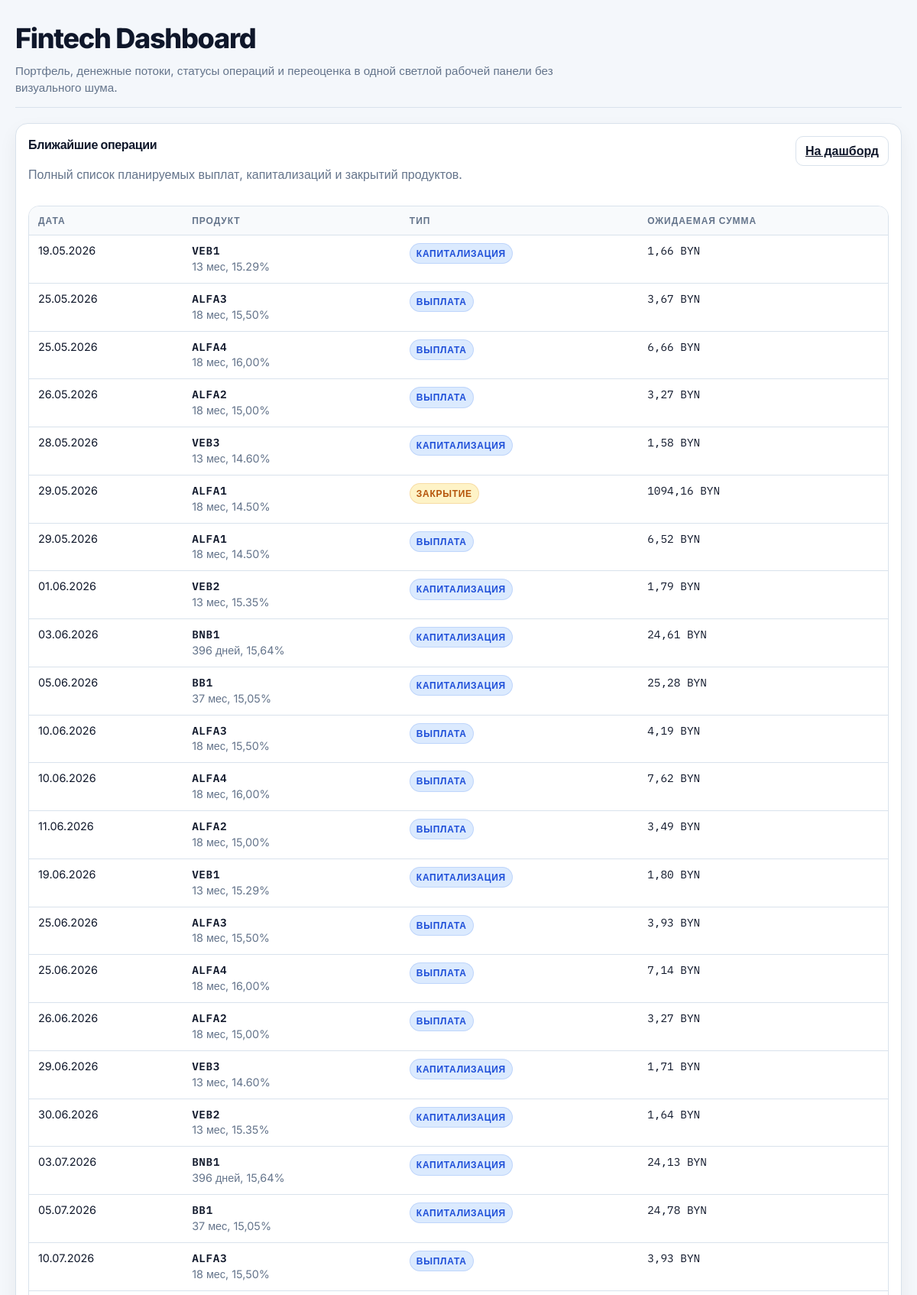
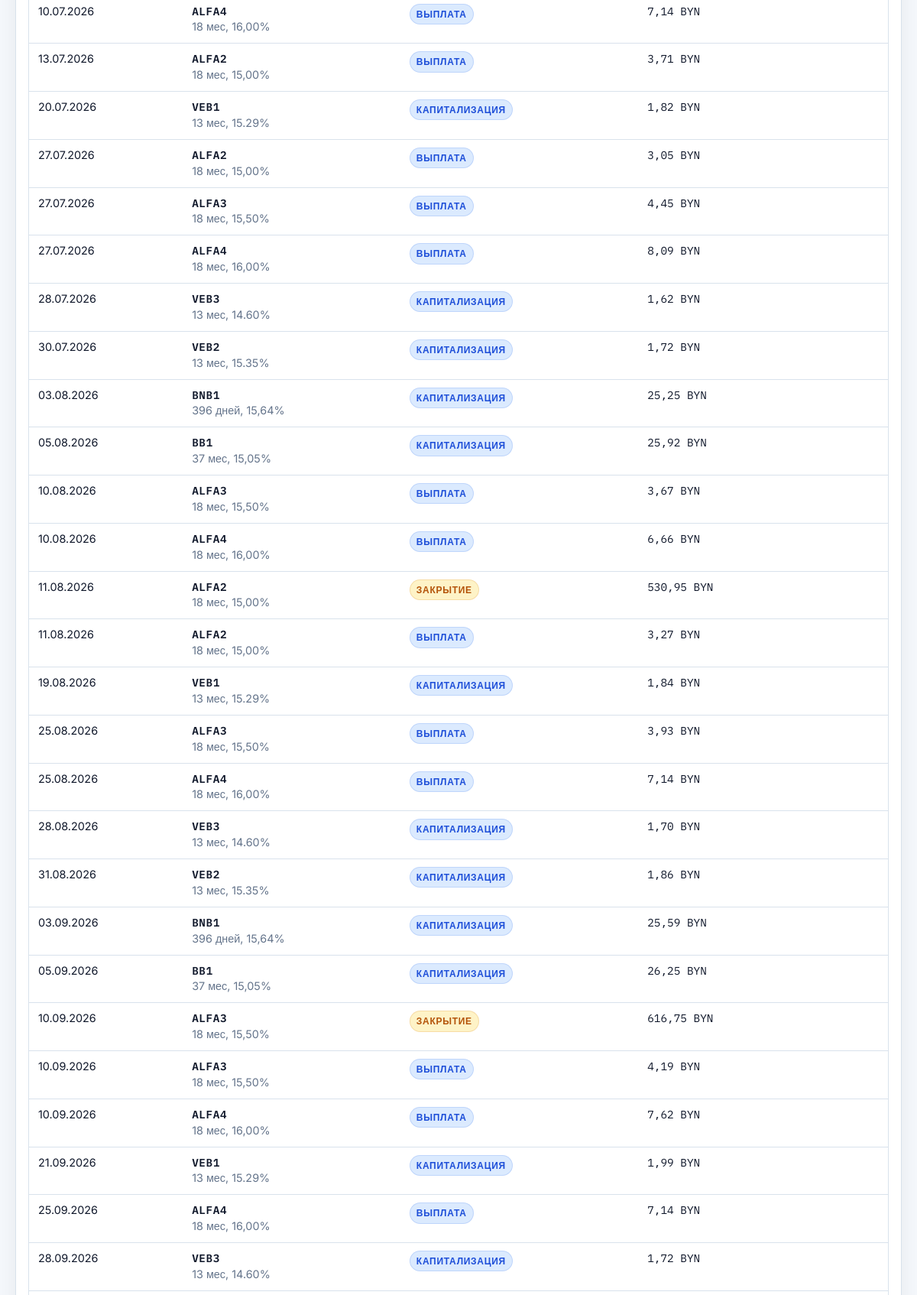
Page /upcoming-operations/ (upper part) on the committed database (2 pictures, top to bottom).
### portfolio/models.py (models this page shows, shortened)
class TimestampedModel(models.Model):
    created_at = models.DateTimeField(auto_now_add=True, verbose_name='Создано')
    updated_at = models.DateTimeField(auto_now=True, verbose_name='Обновлено')
    class Meta:
        abstract = True

class Asset(TimestampedModel):
    class AssetClass(models.TextChoices):
        EXCHANGE = 'exchange', 'Биржа'
        TOKEN = 'token', 'Токены / Finstore'
        DEPOSIT = 'deposit', 'Депозит'
        CASH = 'cash', 'Наличные'
        CRYPTO = 'crypto', 'Крипта'
        CFD = 'cfd', 'CFD'
        OTHER = 'other', 'Другое'
    class DepositRevocability(models.TextChoices):
        REVOCABLE = 'revocable', 'Отзывный'
        IRREVOCABLE = 'irrevocable', 'Безотзывный'
    class DepositTermType(models.TextChoices):
        TERM = 'term', 'Срочный'
        OPEN_ENDED = 'open_ended', 'Бессрочный'
    class InterestPayoutMethod(models.TextChoices):
        TO_ACCOUNT = 'to_account', 'На счет'
        CAPITALIZATION = 'capitalization', 'Капитализация'
    class InterestPayoutFrequency(models.TextChoices):
        MONTHLY = 'monthly', '1 раз в месяц'
        SEMI_MONTHLY = 'semi_monthly', '2 раза в месяц'
    symbol = models.CharField(max_length=32, unique=True, verbose_name='Тикер / код')
    name = models.CharField(max_length=120, verbose_name='Название')
    asset_class = models.CharField(max_length=24, choices=AssetClass.choices, verbose_name='Тип актива')
    account = models.ForeignKey(
        Account,
        null=True,
        on_delete=models.PROTECT,
        related_name='assets',
        verbose_name='Счет',
    )
    deposit_revocability = models.CharField(max_length=24, choices=DepositRevocability.choices, blank=True, verbose_name='Тип депозита')
    deposit_term_type = models.CharField(max_length=24, choices=DepositTermType.choices, blank=True, verbose_name='По сроку')
    deposit_term_end = models.DateField(null=True, blank=True, verbose_name='Срок действия')
    deposit_open_date = models.DateField(null=True, blank=True, verbose_name='Дата открытия')
    deposit_annual_rate = models.DecimalField(max_digits=7, decimal_places=4, null=True, blank=True, verbose_name='Годовая процентная ставка')
    deposit_interest_payout_method = models.CharField(max_length=24, choices=InterestPayoutMethod.choices, blank=True, verbose_name='Способ выплаты процентов')
    deposit_initial_amount = models.DecimalField(max_digits=18, decimal_places=2, null=True, blank=True, verbose_name='Начальный взнос')
    deposit_interest_payout_frequency = models.CharField(max_length=24, choices=InterestPayoutFrequency.choices, blank=True, verbose_name='Периодичность выплаты процентов')
    deposit_weekend_rollover = models.BooleanField(default=False, verbose_name='Перенос выплаты с выходного дня')
    closed_at = models.DateField(null=True, blank=True, verbose_name='Дата закрытия')
    price_currency = models.CharField(max_length=3, choices=CURRENCY_CHOICES, blank=True, verbose_name='Валюта цены')
    current_price = models.DecimalField(max_digits=18, decimal_places=6, null=True, blank=True, verbose_name='Текущая цена')
    class Meta:
        ordering = ['symbol']
        verbose_name = 'актив'
        verbose_name_plural = 'активы'

### portfolio/views.py (the view)
# urls.py: path('upcoming-operations/', views.upcoming_operations_page_view, name='upcoming-operations-page'),
@require_GET
def upcoming_operations_page_view(request: HttpRequest) -> HttpResponse:
    auto_sync_nbrb_rates_if_stale()
    context = {
        'page_title': 'Ближайшие операции',
        'page_description': 'Полный список планируемых выплат, капитализаций и закрытий продуктов.',
        'back_url': reverse('portfolio:dashboard'),
        'back_label': 'На дашборд',
        'upcoming_operations': build_upcoming_operations(limit=None),
    }
    return render(request, 'portfolio/upcoming_operations_page.html', context)

### portfolio/services/rates.py (called while the page is built)
def _get_latest_rate_record(base_currency=None):
    target = (base_currency or settings.BASE_CURRENCY).upper()
    return FXRate.objects.filter(to_currency=target).order_by('-effective_date', '-updated_at').first()

def should_auto_sync_nbrb_rates(base_currency=None):
    latest = _get_latest_rate_record(base_currency)
    if not latest:
        return True
    return timezone.localtime(latest.updated_at).date() < timezone.localdate()

def auto_sync_nbrb_rates_if_stale(base_currency=None, target_date=None):
    if not should_auto_sync_nbrb_rates(base_currency):
        return None
    try:
        return sync_nbrb_rates(base_currency=base_currency, target_date=target_date)
    except Exception:
        return None

### portfolio/services/transactions.py (called while the page is built)
def _quantize_money(value):
    return Decimal(value).quantize(Decimal('0.01'), rounding=ROUND_HALF_UP)

def _add_months(value, months):
    month_index = value.month - 1 + months
    year = value.year + month_index // 12
    month = month_index % 12 + 1
    day = min(value.day, monthrange(year, month)[1])
    return value.replace(year=year, month=month, day=day)

def _semi_monthly_anchor_days(open_day):
    primary_day = min(max(open_day, 1), 31)
    if primary_day > 15:
        secondary_day = primary_day - 15
    else:
        secondary_day = primary_day + 15
    return tuple(sorted({primary_day, secondary_day}))

def _orthodox_easter_date(year):
    a = year % 4
    b = year % 7
    c = year % 19
    d = (19 * c + 15) % 30
    e = (2 * a + 4 * b - d + 34) % 7
    month = (d + e + 114) // 31
    day = ((d + e + 114) % 31) + 1
    julian_easter = date(year, month, day)
    gregorian_offset = year // 100 - year // 400 - 2
    return julian_easter + timedelta(days=gregorian_offset)

def _belarus_public_holidays(year):
    holidays = {date(year, month, day) for month, day in BELARUS_FIXED_PUBLIC_HOLIDAYS}
    holidays.add(_orthodox_easter_date(year) + timedelta(days=9))
    return holidays

def _is_belarus_non_working_day(candidate):
    return candidate.weekday() >= 5 or candidate in _belarus_public_holidays(candidate.year)

def _roll_deposit_event_date(asset, candidate, effective_end):
    if not asset.deposit_weekend_rollover:
        return candidate
    rolled_candidate = candidate
    while _is_belarus_non_working_day(rolled_candidate) and rolled_candidate <= effective_end:
        rolled_candidate += timedelta(days=1)
    return rolled_candidate

### portfolio/templates/portfolio/upcoming_operations_page.html (shortened to what this page needs)
{% extends "portfolio/base.html" %}
{% block content %}
<div class="stack">
    <section class="card card--span-12">
        <div class="card-head">
            <div>
                <h2>{{ page_title }}</h2>
                <p class="muted">{{ page_description }}</p>
            </div>
            <a class="btn btn--ghost" href="{{ back_url }}">{{ back_label }}</a>
        </div>
        {% include "portfolio/partials/upcoming_operations_table.html" %}
    </section>
</div>
{% endblock %}

### portfolio/templates/portfolio/base.html (shortened to what this page needs)
<!DOCTYPE html>
<html lang="ru">
<head>
</head>
<body>
    <div id="modal-root"></div>
    <div class="shell">
        <div class="hero">
            <div>
                <h1>Fintech Dashboard</h1>
                <p>Портфель, денежные потоки, статусы операций и переоценка в одной светлой рабочей панели без визуального шума.</p>
            </div>
        </div>
        {% block content %}{% endblock %}
    </div>
</body>
</html>

### portfolio/templates/portfolio/partials/upcoming_operations_table.html
<div class="table-wrap">
<table>
    <thead>
        <tr>
            <th>Дата</th>
            <th>Продукт</th>
            <th>Тип</th>
            <th>Ожидаемая сумма</th>
        </tr>
    </thead>
    <tbody>
        {% for item in upcoming_operations %}
        <tr>
            <td>{{ item.date|date:'d.m.Y' }}</td>
            <td>
                <strong class="ticker">{{ item.asset.symbol }}</strong>
                <div class="muted">{{ item.asset.name }}</div>
            </td>
            <td>
                <span class="status-pill {% if item.type == 'closing' %}status-pill--warning{% elif item.type == 'payout' or item.type == 'capitalization' %}status-pill--info{% endif %}">{{ item.type_label }}</span>
            </td>
            <td class="mono">{{ item.expected_amount|floatformat:2 }} {{ item.currency }}</td>
        </tr>
        {% empty %}
        <tr>
            <td colspan="4" class="muted">Планируемых операций пока нет.</td>
        </tr>
        {% endfor %}
    </tbody>
</table>
</div>

### portfolio/templates/portfolio/base.html (style rules this page uses)
:root { --bg: #f4f7fb; --surface: #ffffff; --surface-alt: #f8fafc; --panel: #ffffff; --line: #d9e2ec; --line-strong: #c5d0dd; --text: #0f172a; --muted: #64748b; --accent: #2563eb; --accent-soft: #dbeafe; --success: #16a34a; --success-soft: #dcfce7; --warn: #d97706; --warn-soft: #fef3c7; --danger: #dc2626; --danger-soft: #fee2e2; --shadow: 0 10px 24px rgba(15, 23, 42, 0.06); --shadow-soft: 0 2px 8px rgba(15, 23, 42, 0.04); --radius: 16px; --radius-sm: 12px; }
* { box-sizing: border-box; }
html { color-scheme: light; }
body { margin: 0; font-family: "Inter", sans-serif; color: var(--text); background: var(--bg); line-height: 1.45; }
.shell { max-width: 1520px; margin: 0 auto; padding: 24px 20px 32px; }
.hero { display: flex; justify-content: space-between; align-items: flex-end; gap: 20px; margin-bottom: 20px; padding-bottom: 14px; border-bottom: 1px solid var(--line); }
.hero h1 { margin: 0; font-size: clamp(1.8rem, 3vw, 2.6rem); font-weight: 800; letter-spacing: -0.035em; }
.hero p { margin: 6px 0 0; color: var(--muted); max-width: 720px; font-size: 0.95rem; }
.card { grid-column: span 12; background: var(--surface); border: 1px solid var(--line); border-radius: var(--radius); box-shadow: var(--shadow); padding: 16px; }
.card h2, .card h3 { margin-top: 0; margin-bottom: 12px; font-size: 1rem; letter-spacing: -0.02em; }
.card--span-12 { grid-column: span 12; }
#modal-root { position: fixed; inset: 0; z-index: 50; pointer-events: none; }
.btn { border: 1px solid transparent; border-radius: 10px; padding: 9px 12px; cursor: pointer; background: var(--accent); color: #fff; font-weight: 600; line-height: 1.2; box-shadow: none; transition: background-color 120ms ease, border-color 120ms ease; }
.btn--ghost { background: var(--surface); color: var(--text); border-color: var(--line); }
.table-wrap { overflow: auto; border: 1px solid var(--line); border-radius: 14px; background: var(--surface); }
table { width: 100%; border-collapse: separate; border-spacing: 0; font-size: 0.9rem; }
th, td { border-bottom: 1px solid var(--line); padding: 10px 12px; text-align: left; vertical-align: top; }
thead th { position: sticky; top: 0; background: var(--surface-alt); color: var(--muted); font-weight: 700; font-size: 0.75rem; text-transform: uppercase; letter-spacing: 0.08em; z-index: 1; }
.muted { color: var(--muted); }
.mono { font-family: "IBM Plex Mono", monospace; font-variant-numeric: tabular-nums; }
.ticker { font-family: "IBM Plex Mono", monospace; font-weight: 600; letter-spacing: 0.04em; }
.status-pill { display: inline-flex; align-items: center; padding: 4px 8px; border-radius: 999px; border: 1px solid var(--line); background: var(--surface-alt); color: var(--muted); font-size: 0.75rem; font-weight: 700; text-transform: uppercase; letter-spacing: 0.06em; white-space: nowrap; }
.status-pill--warning { background: var(--warn-soft); border-color: rgba(217, 119, 6, 0.18); color: #b45309; }
.status-pill--info { background: var(--accent-soft); border-color: rgba(37, 99, 235, 0.16); color: #1d4ed8; }
.card-head { display: flex; justify-content: space-between; align-items: flex-start; gap: 12px; margin-bottom: 12px; }
.stack { display: grid; gap: 16px; }

### rows in the picture
Asset: date "19.05.2026", asset.symbol "VEB1", asset.name "13 мес, 15.29%", type_label "КАПИТАЛИЗАЦИЯ", expected_amount "1,66", currency "BYN", date "19.06.2026", expected_amount "1,80", date "20.07.2026", expected_amount "1,82", date "19.08.2026", expected_amount "1,84", date "21.09.2026", expected_amount "1,99"
Asset: date "25.05.2026", asset.symbol "ALFA3", asset.name "18 мес, 15,50%", type_label "ВЫПЛАТА", expected_amount "3,67", currency "BYN", date "10.06.2026", expected_amount "4,19", date "25.06.2026", expected_amount "3,93", date "10.07.2026", date "27.07.2026", expected_amount "4,45", date "10.08.2026", date "25.08.2026", date "10.09.2026", type_label "ЗАКРЫТИЕ", expected_amount "616,75"
Asset: date "25.05.2026", asset.symbol "ALFA4", asset.name "18 мес, 16,00%", type_label "ВЫПЛАТА", expected_amount "6,66", currency "BYN", date "10.06.2026", expected_amount "7,62", date "25.06.2026", expected_amount "7,14", date "10.07.2026", date "27.07.2026", expected_amount "8,09", date "10.08.2026", date "25.08.2026", date "10.09.2026", date "25.09.2026"
Asset: date "26.05.2026", asset.symbol "ALFA2", asset.name "18 мес, 15,00%", type_label "ВЫПЛАТА", expected_amount "3,27", currency "BYN", date "11.06.2026", expected_amount "3,49", date "26.06.2026", date "13.07.2026", expected_amount "3,71", date "27.07.2026", expected_amount "3,05", date "11.08.2026", type_label "ЗАКРЫТИЕ", expected_amount "530,95"
Asset: date "28.05.2026", asset.symbol "VEB3", asset.name "13 мес, 14.60%", type_label "КАПИТАЛИЗАЦИЯ", expected_amount "1,58", currency "BYN", date "29.06.2026", expected_amount "1,71", date "28.07.2026", expected_amount "1,62", date "28.08.2026", expected_amount "1,70", date "28.09.2026", expected_amount "1,72"
Asset: date "29.05.2026", asset.symbol "ALFA1", asset.name "18 мес, 14.50%", type_label "ЗАКРЫТИЕ", expected_amount "1094,16", currency "BYN", type_label "ВЫПЛАТА", expected_amount "6,52"
Asset: date "01.06.2026", asset.symbol "VEB2", asset.name "13 мес, 15.35%", type_label "КАПИТАЛИЗАЦИЯ", expected_amount "1,79", currency "BYN", date "30.06.2026", expected_amount "1,64", date "30.07.2026", expected_amount "1,72", date "31.08.2026", expected_amount "1,86"
Asset: date "03.06.2026", asset.symbol "BNB1", asset.name "396 дней, 15,64%", type_label "КАПИТАЛИЗАЦИЯ", expected_amount "24,61", currency "BYN", date "03.07.2026", expected_amount "24,13", date "03.08.2026", expected_amount "25,25", date "03.09.2026", expected_amount "25,59"
Asset: date "05.06.2026", asset.symbol "BB1", asset.name "37 мес, 15,05%", type_label "КАПИТАЛИЗАЦИЯ", expected_amount "25,28", currency "BYN", date "05.07.2026", expected_amount "24,78", date "05.08.2026", expected_amount "25,92", date "05.09.2026", expected_amount "26,25"

### other values in the picture
{{ page_title }} "Ближайшие операции"
{{ page_description }} "Полный список планируемых выплат, капитализаций и закрытий продуктов."
{{ back_label }} "На дашборд"
